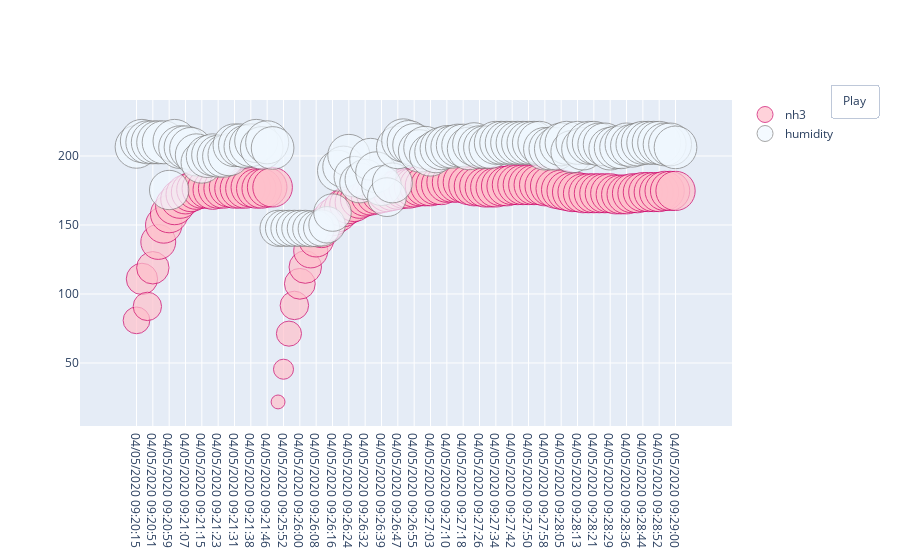

The notebook cell saved with this chart:
### Markdown cell above
# <center> Animations :0 </center>
## <center>nh3 and humidity</center> 
<center>- fix start? </center>

### Code cell
df = df.head(100)

nh3_list = df['nh3'].tolist()
light_list = df['light'].tolist()
size=df['nh3']
size2=df['light']

trace1 = go.Scatter(x=df['dateTime'],
                    y=nh3_list,
                    name='nh3',
                    mode='markers',
                    marker=dict(
                        size=size,
                        sizemode='area',
                        sizeref=2.*max(size)/(40.**2),
                        sizemin=4,
                        color='pink',
                        line=dict(width=1, color="#CC0066")
                    ), 
                    line=dict(width=1.5))

trace2 = go.Scatter(x = df['dateTime'],
                    y = light_list,
                    name='humidity',
                    mode='markers',
                    marker=dict(
                        size=size2,
                        sizemode='area',
                        sizeref=2.*max(size)/(40.**2),
                        sizemin=4,
                        color='aliceblue',
                        line=dict(width=1, color='grey')
                    ), 
                    line=dict(width=1.5))

frames = [dict(data= [dict(type='scatter',
                           x=df['dateTime'][:k+1],
                           y=nh3_list[:k+1]),
                      dict(type='scatter',
                           x=df['dateTime'][:k+1],
                           y=light_list[:k+1])],
               traces= [0, 1],  #this means that  frames[k]['data'][0]  updates trace1, and   frames[k]['data'][1], trace2 
              )for k  in  range(1, len(nh3_list)-1)] 

layout = go.Layout(showlegend=True,
                   hovermode='closest', 
                   updatemenus=[dict(type='buttons', showactive=False,
                                y=1.05,
                                x=1.15,
                                xanchor='left',
                                yanchor='top',
                                pad=dict(t=0, r=10),
                                buttons=[dict(label='Play',
                                              method='animate',
                                              args=[None, 
                                                    dict(frame=dict(duration=4, 
                                                                    redraw=False),
                                                         transition=dict(duration=0),
                                                         fromcurrent=True,
                                                         mode='immediate')])])])

fig = go.Figure(data=[trace1, trace2], frames=frames, layout=layout)
fig.show()
